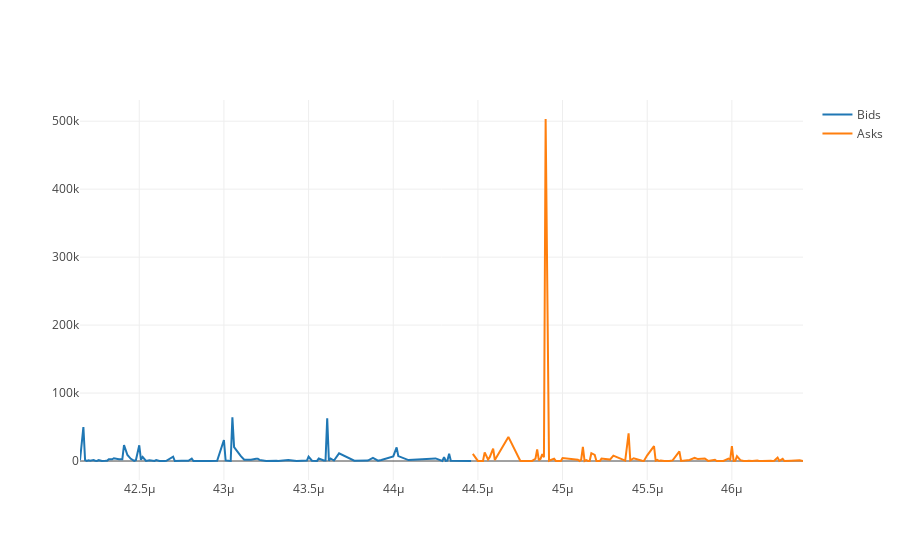

Notebook source saved alongside this figure:
### Markdown cell above
### Plotting order book via plotly
Create a trace for the bids and a trace for the asks. With plotly, we can easily join them together in the same line plot. We can't just use the `plotly` library from a Jupyter Notebook so we need to pull from `plotly.offline` and initialize for notebook mode.

### Code cell
from plotly import __version__
from plotly.offline import download_plotlyjs, init_notebook_mode, plot, iplot
import plotly.graph_objs as go
init_notebook_mode(connected=True)

bids = go.Scatter(
    x = orderbook.bids_price,
    y = orderbook.bids_qty,
    name = 'Bids'
)

asks = go.Scatter(
    x = orderbook.asks_price,
    y = orderbook.asks_qty,
    name = 'Asks'
)

depth_plot = [bids, asks]

fig = go.Figure(data=depth_plot)
iplot(fig)
